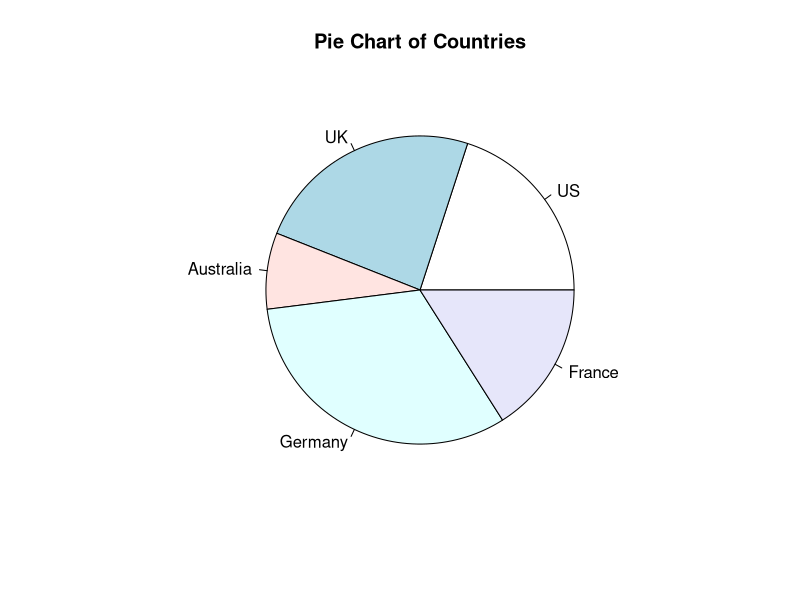
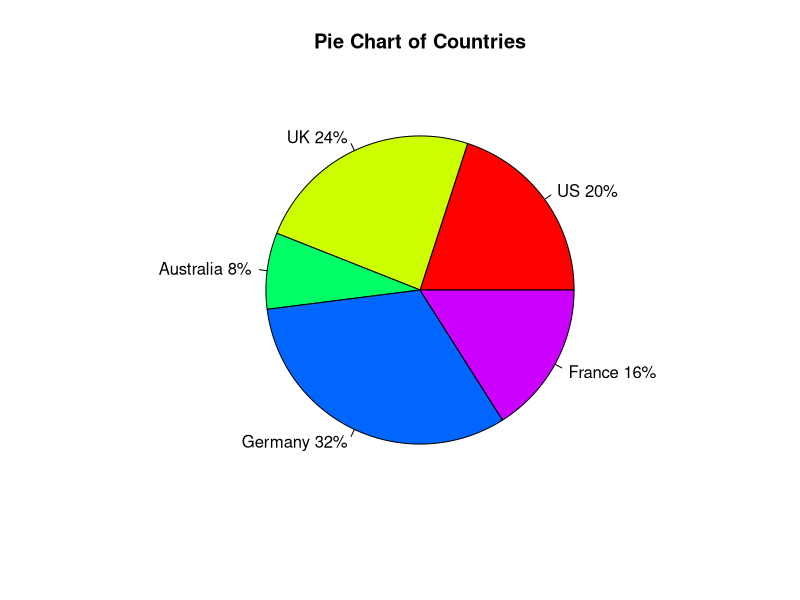
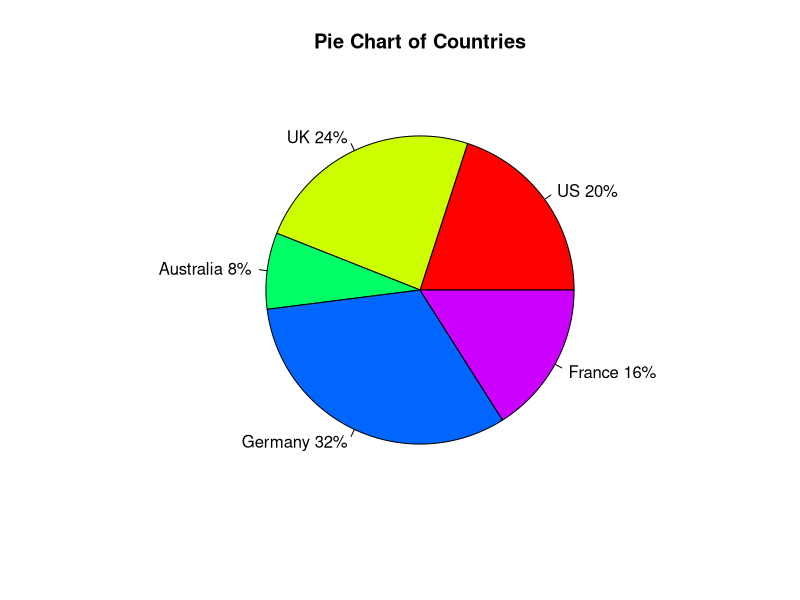
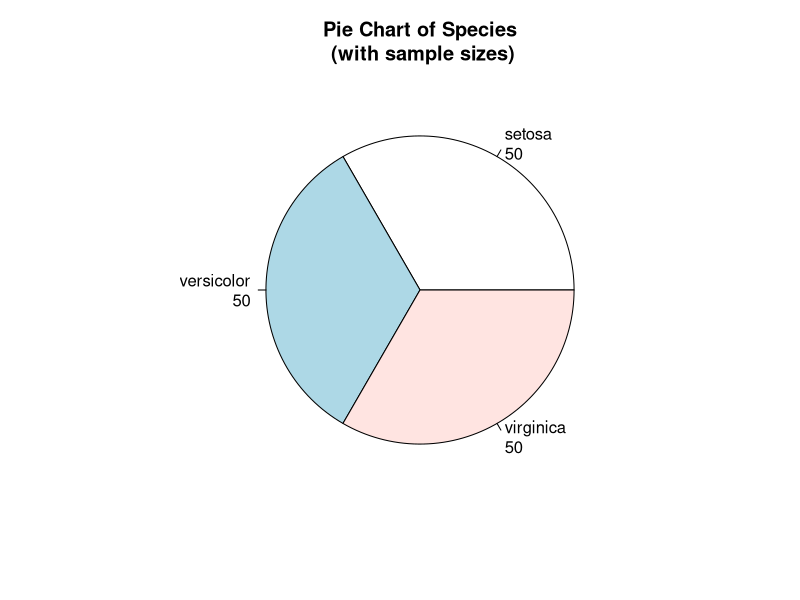

Source code (R) for these figures, in order:
# Simple Pie Chart
slices <- c(10, 12,4, 16, 8)
lbls <- c("US", "UK", "Australia", "Germany", "France")
pie(slices, labels = lbls, main="Pie Chart of Countries")


# Pie Chart with Percentages
slices <- c(10, 12, 4, 16, 8) 
lbls <- c("US", "UK", "Australia", "Germany", "France")
pct <- round(slices/sum(slices)*100)
lbls <- paste(lbls, pct) # add percents to labels 
lbls <- paste(lbls,"%",sep="") # ad % to labels 
pie(slices,labels = lbls, col=rainbow(length(lbls)),
    main="Pie Chart of Countries")

# Pie Chart with Percentages
slices <- c(10, 12, 4, 16, 8) 
lbls <- c("US", "UK", "Australia", "Germany", "France")
pct <- round(slices/sum(slices)*100)
lbls <- paste(lbls, pct) # add percents to labels 
lbls <- paste(lbls,"%",sep="") # ad % to labels 
pie(slices,labels = lbls, col=rainbow(length(lbls)),
    main="Pie Chart of Countries")

# Pie Chart from data frame with Appended Sample Sizes
mytable <- table(iris$Species)
lbls <- paste(names(mytable), "\n", mytable, sep="")
pie(mytable, labels = lbls, 
    main="Pie Chart of Species\n (with sample sizes)")